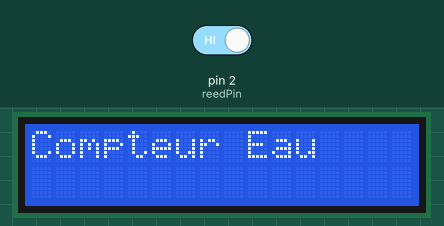
A sketch run on a simulated Arduino Uno, built with avr-gcc and run on an emulated ATmega328P. On the bench: 16×2 character LCD. The test bench sets the inputs (shaded band); at power-on: pin 2 (reedPin) HIGH. What the sketch prints to the serial monitor is not drawn.

Above: at 0.1 s.
3.3 s: pin 2 (reedPin) driven LOW
At 4.1 s:
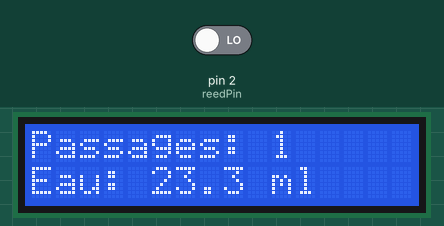
Timing chart, 0 to 6.3 s (numbered marks = the images above; inputs shaded):
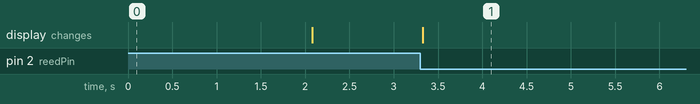

Measured:
- after the input at 3.3 s, the display: changes at once (image 1)

The sketch:

code_pluviometre.ino
```cpp
#include <Wire.h>
#include <LiquidCrystal_I2C.h>

// LCD I2C adresse 0x27 ou 0x3F selon le modèle
LiquidCrystal_I2C lcd(0x27, 16, 2);

const int reedPin = 2;           // Pin de l'interrupteur Reed
volatile int count = 0;          // Nombre de passages de l'aimant
float volumeParPassage = 23.3;   // Volume par passage (en ml)

bool lastReedState = HIGH;

void setup() {
  pinMode(reedPin, INPUT_PULLUP); // Utilise la résistance interne

  Serial.begin(9600);  // <-- Communication série avec le Raspberry Pi

  lcd.init();
  lcd.backlight();
  lcd.setCursor(0, 0);
  lcd.print("Compteur Eau");

  delay(2000);
  lcd.clear();
}

void loop() {
  bool currentReedState = digitalRead(reedPin);

  // Détection de front descendant (fermeture du reed switch)
    if (lastReedState == HIGH && currentReedState == LOW) {
  count++;
  displayVolume();

  float totalVolume = count * volumeParPassage;

  // Envoie le VOLUME réel (en ml) à Python
  Serial.print("Gouttes detectee: ");
  Serial.println(totalVolume, 1);  // ex: "Gouttes detectee: 23.3"

  delay(200); // Anti-rebond
}


  lastReedState = currentReedState;
}

void displayVolume() {
  float totalVolume = count * volumeParPassage;

  lcd.clear();
  lcd.setCursor(0, 0);
  lcd.print("Passages: ");
  lcd.print(count);
  lcd.setCursor(0, 1);
  lcd.print("Eau: ");
  lcd.print(totalVolume, 1);
  lcd.print(" ml");
}
```
